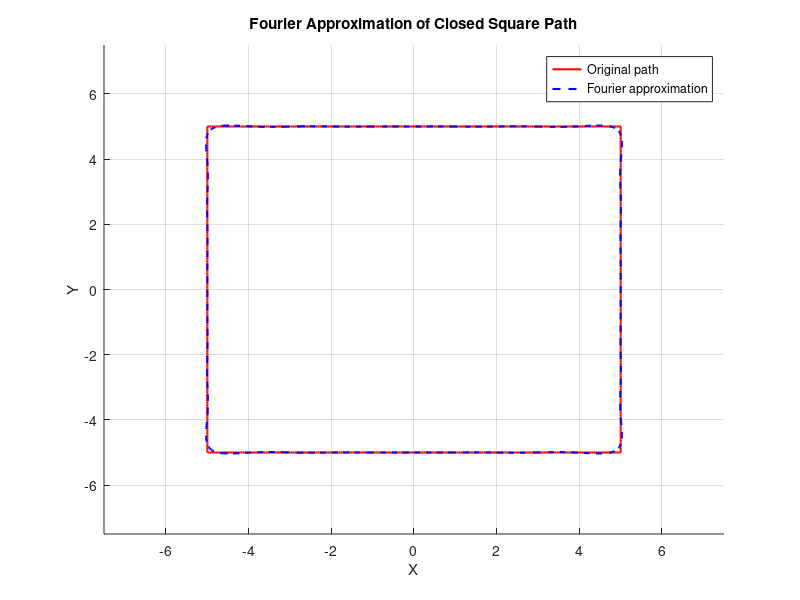
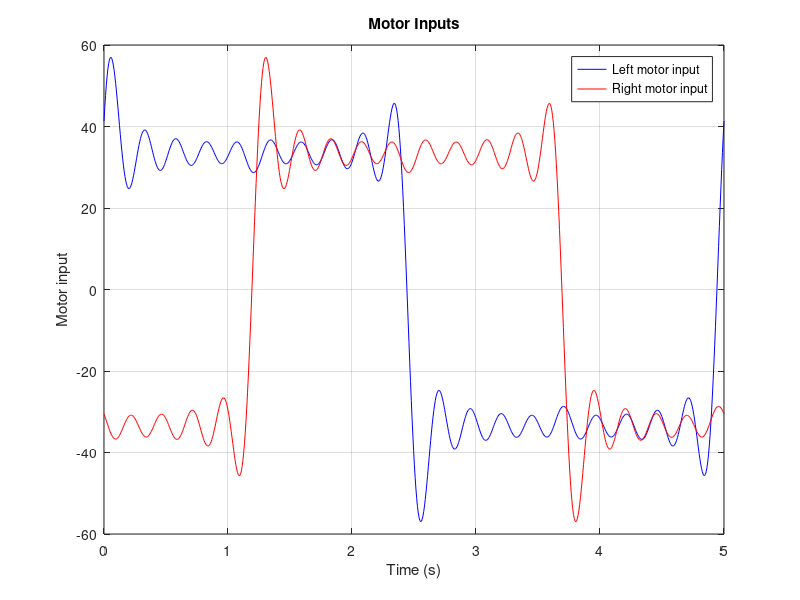

These figures' MATLAB source, in order:
clear all;
clc;
close all;

% Code for showing the fourier transform of any closed line, in order to
% obtain the inputs to the 3D printer motors.

% Typical values
rm = 0.012;  
km = 0.05;    
Jm = 1e-4;   
Lm = 1e-3;    
Rm = 2.0;

% Square points generation
L = 10;
points = 800;

x_base = linspace(-L/2, L/2, points/4);
y_base = -L/2 * ones(1, points/4);

x_right = L/2 * ones(1, points/4);
y_right = linspace(-L/2, L/2, points/4);

x_top = linspace(L/2, -L/2, points/4);
y_top = L/2 * ones(1, points/4);

x_left = -L/2 * ones(1, points/4);
y_left = linspace(L/2, -L/2, points/4);

x_path = [x_base, x_right, x_top, x_left];
y_path = [y_base, y_right, y_top, y_left];

% Compute the Fourier coefficients of the closed path
complexPath = x_path + 1i * y_path;
fourierCoefficients = fft(complexPath) / numel(complexPath);

% Compute fourier series
T = 5;
w_0 = 2*pi/T;
t = linspace(0,T, points);

n_armonics = 20;
z = zeros(1, points);
z_dot = zeros(1, points);
z_ddot = zeros(1, points);
z_dddot = zeros(1, points);

for k = -n_armonics : n_armonics
    index = mod(-k, points) + 1;

    % Path and differential calculations
    exp_term = exp(1i * k * w_0*t)
    z = z + fourierCoefficients(index) * exp_term;
    z_dot = z_dot + (1i * k * w_0) * fourierCoefficients(index) * exp_term;
    z_ddot = z_ddot + (-(k * w_0)^2) * fourierCoefficients(index) * exp_term;
    z_dddot = z_dddot + (-1i * (k * w_0)^3) * fourierCoefficients(index) * exp_term;
end

x_path_fourier = real(z);
y_path_fourier = imag(z);
x_vel_fourier = real(z_dot);
y_vel_fourier = imag(z_dot);
x_acc_fourier = real(z_ddot);
y_acc_fourier = imag(z_ddot);
x_jerk_fourier = real(z_dddot);
y_jerk_fourier = imag(z_dddot);

% Input calculation
u_sum = (2*Jm*Lm/(rm*km))*x_jerk_fourier + (2*Jm*Rm/(rm*km))*x_acc_fourier + (2*km/rm)*x_vel_fourier;
u_diff = (2*Jm*Lm/(rm*km))*y_jerk_fourier + (2*Jm*Rm/(rm*km))*y_acc_fourier + (2*km/rm)*y_vel_fourier;

u_left = (u_sum + u_diff)/2;
u_right = (u_sum - u_diff)/2;

figure
hold on
plot(x_path, y_path, 'r', 'LineWidth',1.5);
plot(x_path_fourier, y_path_fourier, '--b', 'LineWidth',1.5);
hold off
grid on;
legend('Original path', 'Fourier approximation');
xlabel('X');
ylabel('Y');
title('Fourier Approximation of Closed Square Path');
xlim([-3*L/4, 3*L/4]);
ylim([-3*L/4, 3*L/4]);


figure;
plot(t, u_left, 'b', t, u_right, 'r');
grid on;
legend('Left motor input', 'Right motor input');
xlabel('Time (s)');
ylabel('Motor input');
title('Motor Inputs');
